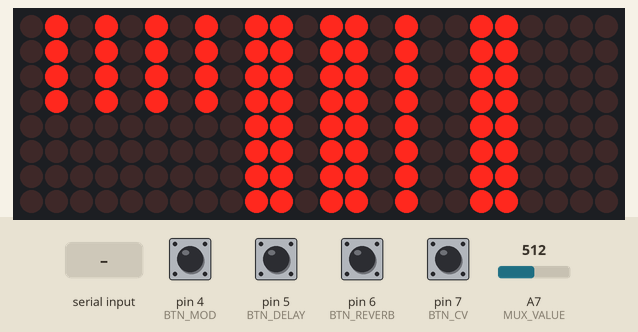
Recording of a sketch running on a simulated Arduino Nano, built with avr-gcc and run on an emulated ATmega328P. On the bench: 24×8 LED matrix. Wiring (inferred from the names in the program): 3 × MAX7219 LED driver (orientation assumed): data A0; clock A1; CS A2. The test bench sets the inputs (shaded band); at power-on: pin 4 (BTN_MOD), pin 5 (BTN_DELAY), pin 6 (BTN_REVERB), pin 7 (BTN_CV) HIGH, A7 (MUX_VALUE) = 512. What the sketch prints to the serial monitor is not drawn.

Above: at 1.7 s.
1.8 s: "next\n" received over Serial
3.3 s: "glitch\n" received over Serial
6.3 s: "report\n" received over Serial
Timing chart, 0 to 9.3 s (numbered marks = the images above; inputs shaded):
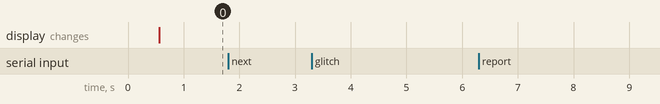

Measured:
- after the input at 1.8 s, every drawn part: stays the same
- after the input at 3.3 s, every drawn part: stays the same
- after the input at 6.3 s, every drawn part: stays the same

The sketch:

glitch-diag.ino
```cpp
// NTS-1 Display Glitch Diagnostic
// Isolates whether buttons, pots, or interrupts cause display-test-mode glitch.
//
// Phases (10s each):
//   1. IDLE     - no input activity, just display guard check
//   2. BUTTONS  - reads buttons only, no pots
//   3. POTS     - reads pots only, no buttons
//   4. BOTH     - reads buttons + pots (normal operation)
//   5. GUARD    - same as BOTH but with noInterrupts() during display writes
//
// The sketch keeps a known pattern on the displays and monitors for corruption.
// U12 LED digit 0 is used as a "canary" — written to 0x55 (alternating segments).
// If glitch is detected, it reports the phase and recovers.

#define BTN_MOD     4
#define BTN_DELAY   5
#define BTN_REVERB  6
#define BTN_CV      7

#define MUX_S0      8
#define MUX_S1      9
#define MUX_S2      10
#define MUX_VALUE   A7

#define DISP_DIN    A0
#define DISP_CLK    A1
#define DISP_CS     A2
#define NUM_DEVICES 3

#define PHASE_DURATION 10000
#define NUM_POTS 8

const char* PHASE_NAMES[] = {"IDLE", "BUTTONS", "POTS", "BOTH", "GUARD"};
const uint8_t DIGITS[] = {
  0b01111110, 0b00110000, 0b01101101, 0b01111001,
  0b00110011, 0b01011011, 0b01011111, 0b01110000,
  0b01111111, 0b01111011
};

int phase = 0;
unsigned long phaseStart = 0;
unsigned long glitchCount[5] = {0, 0, 0, 0, 0};
unsigned long lastGuardCheck = 0;
unsigned long lastPotScan = 0;
uint16_t potSmoothed[NUM_POTS];
bool useNoInterrupts = false;

// --- Display functions ---

void sendByte(uint8_t b) {
  for (int i = 7; i >= 0; i--) {
    digitalWrite(DISP_CLK, LOW);
    digitalWrite(DISP_DIN, (b >> i) & 1);
    digitalWrite(DISP_CLK, HIGH);
  }
}

void sendToAll(uint8_t addr, uint8_t data) {
  if (useNoInterrupts) noInterrupts();
  digitalWrite(DISP_CS, LOW);
  for (int d = 0; d < NUM_DEVICES; d++) {
    sendByte(addr);
    sendByte(data);
  }
  digitalWrite(DISP_CS, HIGH);
  if (useNoInterrupts) interrupts();
}

void sendToDevice(int device, uint8_t addr, uint8_t data) {
  if (useNoInterrupts) noInterrupts();
  digitalWrite(DISP_CS, LOW);
  for (int d = NUM_DEVICES - 1; d >= 0; d--) {
    sendByte((d == device) ? addr : 0x00);
    sendByte((d == device) ? data : 0x00);
  }
  digitalWrite(DISP_CS, HIGH);
  if (useNoInterrupts) interrupts();
}

void initDisplays() {
  pinMode(DISP_DIN, OUTPUT);
  pinMode(DISP_CLK, OUTPUT);
  pinMode(DISP_CS, OUTPUT);
  digitalWrite(DISP_CS, HIGH);
  digitalWrite(DISP_CLK, LOW);
  digitalWrite(DISP_DIN, LOW);

  delay(500);
  sendToAll(0x0F, 0x00);
  sendToAll(0x0F, 0x00);
  sendToAll(0x0C, 0x01);
  sendToAll(0x09, 0x00);
  sendToAll(0x0A, 0x02);  // low intensity so glitch (full bright) is obvious
  sendToAll(0x0B, 0x07);

  for (int d = 1; d <= 8; d++) sendToAll(d, 0x00);
}

void showPattern() {
  // U10: show "11" on all digit pairs
  for (int d = 1; d <= 8; d++) sendToDevice(0, d, DIGITS[1]);
  // U11: show "22" on all digit pairs
  for (int d = 1; d <= 8; d++) sendToDevice(1, d, DIGITS[2]);
  // U12: canary pattern on LEDs — alternating segments
  sendToDevice(2, 1, 0b01010101);
  sendToDevice(2, 2, 0b01010101);
  sendToDevice(2, 3, 0b01010101);
  sendToDevice(2, 4, 0b01010101);
}

// --- Input functions ---

void readButtons() {
  digitalRead(BTN_MOD);
  digitalRead(BTN_DELAY);
  digitalRead(BTN_REVERB);
  digitalRead(BTN_CV);
}

int readMux(uint8_t channel) {
  digitalWrite(MUX_S0, channel & 0x01);
  digitalWrite(MUX_S1, (channel >> 1) & 0x01);
  digitalWrite(MUX_S2, (channel >> 2) & 0x01);
  digitalWrite(DISP_CS, HIGH);
  delayMicroseconds(10);
  int val = analogRead(MUX_VALUE);
  digitalWrite(DISP_CS, HIGH);
  return val;
}

void scanPots() {
  for (int i = 0; i < NUM_POTS; i++) {
    uint16_t raw = readMux(i);
    potSmoothed[i] = (potSmoothed[i] * 7 + raw) / 8;
  }
}

// --- Glitch detection ---
// Read back canary: we can't read MAX7219, but we CAN detect display-test mode
// visually. Instead, we use a trick: after writing the canary, we send
// display-test-off and check if the display changes. If display was in test mode,
// sending 0x0F=0x00 will change what's shown (segments revert to register content).
// We detect this by: always keep display-test OFF. If all LEDs are at full brightness,
// that means test mode was activated between our writes.
//
// Since we can't electrically read back, we detect via TIMING: if we just wrote
// our pattern and immediately send display-test-off, and the display WAS in test mode,
// we know a glitch happened since our last write.
//
// Simplification: just count how many times we need to send test-off to "recover".
// We send test-off every 100ms. If we log each send that's our proxy for glitch rate.
// The user visually confirms glitches during each phase.

bool checkAndRecover() {
  sendToAll(0x0F, 0x00);
  return true;  // user visually confirms
}

// --- Main ---

void setup() {
  Serial.begin(115200);
  while (!Serial && millis() < 2000);

  pinMode(BTN_MOD, INPUT_PULLUP);
  pinMode(BTN_DELAY, INPUT_PULLUP);
  pinMode(BTN_REVERB, INPUT_PULLUP);
  pinMode(BTN_CV, INPUT_PULLUP);

  pinMode(MUX_S0, OUTPUT);
  pinMode(MUX_S1, OUTPUT);
  pinMode(MUX_S2, OUTPUT);

  initDisplays();

  for (int i = 0; i < NUM_POTS; i++) {
    potSmoothed[i] = readMux(i);
  }

  showPattern();

  Serial.println(F("=== GLITCH DIAGNOSTIC ==="));
  Serial.println(F("Displays show: U10=11, U11=22, U12=alternating LEDs"));
  Serial.println(F("Low intensity set - if all LEDs go FULL BRIGHT, that's the glitch."));
  Serial.println(F("Each phase runs 10 seconds. Interact with buttons/pots during each."));
  Serial.println();
  Serial.println(F("Commands:"));
  Serial.println(F("  next    - skip to next phase"));
  Serial.println(F("  glitch  - manually report you saw a glitch"));
  Serial.println(F("  restart - restart from phase 0"));
  Serial.println(F("  report  - show glitch counts so far"));
  Serial.println();

  phaseStart = millis();
  printPhaseStart();
}

void printPhaseStart() {
  Serial.println(F("---"));
  Serial.print(F("PHASE "));
  Serial.print(phase);
  Serial.print(F(": "));
  Serial.println(PHASE_NAMES[phase]);

  switch (phase) {
    case 0: Serial.println(F("  -> Do NOTHING. Just watch displays.")); break;
    case 1: Serial.println(F("  -> Press buttons rapidly. Don't touch pots.")); break;
    case 2: Serial.println(F("  -> Turn pots rapidly. Don't press buttons.")); break;
    case 3: Serial.println(F("  -> Press buttons AND turn pots.")); break;
    case 4: Serial.println(F("  -> Same as BOTH, but display writes use noInterrupts().")); break;
  }
  Serial.println(F("  -> Type 'glitch' if you see all LEDs flash bright."));
}

void advancePhase() {
  phase++;
  if (phase >= 5) {
    Serial.println(F("\n=== ALL PHASES COMPLETE ==="));
    Serial.println(F("Glitch counts:"));
    for (int i = 0; i < 5; i++) {
      Serial.print(F("  "));
      Serial.print(PHASE_NAMES[i]);
      Serial.print(F(": "));
      Serial.println(glitchCount[i]);
    }
    Serial.println(F("\nInterpretation:"));
    Serial.println(F("  IDLE only     -> power noise or external interference"));
    Serial.println(F("  BUTTONS only  -> button press causes CS coupling"));
    Serial.println(F("  POTS only     -> analogRead/MUX causes CS coupling"));
    Serial.println(F("  BOTH > sum    -> combined load triggers it"));
    Serial.println(F("  GUARD = 0     -> interrupts are the cause (not hardware)"));
    Serial.println(F("\nType 'restart' to run again."));
    phase = 99;  // done
    return;
  }

  useNoInterrupts = (phase == 4);
  phaseStart = millis();
  showPattern();
  printPhaseStart();
}

void handleSerial() {
  if (!Serial.available()) return;
  String cmd = Serial.readStringUntil('\n');
  cmd.trim();

  if (cmd == "next") {
    advancePhase();
  } else if (cmd == "glitch") {
    if (phase < 5) {
      glitchCount[phase]++;
      Serial.print(F("  ! Glitch #"));
      Serial.print(glitchCount[phase]);
      Serial.print(F(" in "));
      Serial.println(PHASE_NAMES[phase]);
      sendToAll(0x0F, 0x00);
      showPattern();
    }
  } else if (cmd == "restart") {
    phase = 0;
    useNoInterrupts = false;
    for (int i = 0; i < 5; i++) glitchCount[i] = 0;
    phaseStart = millis();
    showPattern();
    printPhaseStart();
  } else if (cmd == "report") {
    for (int i = 0; i < 5; i++) {
      Serial.print(F("  "));
      Serial.print(PHASE_NAMES[i]);
      Serial.print(F(": "));
      Serial.println(glitchCount[i]);
    }
  }
}

void loop() {
  unsigned long now = millis();

  if (phase >= 5) {
    handleSerial();
    return;
  }

  // Auto-advance after PHASE_DURATION
  if (now - phaseStart >= PHASE_DURATION) {
    unsigned long remaining = (PHASE_DURATION - (now - phaseStart)) / 1000;
    advancePhase();
    return;
  }

  // Print countdown every 5 seconds
  static unsigned long lastCountdown = 0;
  unsigned long elapsed = (now - phaseStart) / 1000;
  if (elapsed != lastCountdown && elapsed % 5 == 0 && elapsed > 0) {
    lastCountdown = elapsed;
    Serial.print(F("  ["));
    Serial.print(PHASE_DURATION / 1000 - elapsed);
    Serial.println(F("s remaining]"));
  }

  // Phase-specific input activity
  switch (phase) {
    case 0: // IDLE - do nothing
      break;
    case 1: // BUTTONS only
      readButtons();
      break;
    case 2: // POTS only
      if (now - lastPotScan >= 20) {
        lastPotScan = now;
        scanPots();
      }
      break;
    case 3: // BOTH
    case 4: // GUARD (same activity, different display write mode)
      readButtons();
      if (now - lastPotScan >= 20) {
        lastPotScan = now;
        scanPots();
      }
      break;
  }

  // Guard: send display-test-off every 200ms to recover faster
  if (now - lastGuardCheck >= 200) {
    lastGuardCheck = now;
    sendToAll(0x0F, 0x00);
  }

  handleSerial();
}
```
